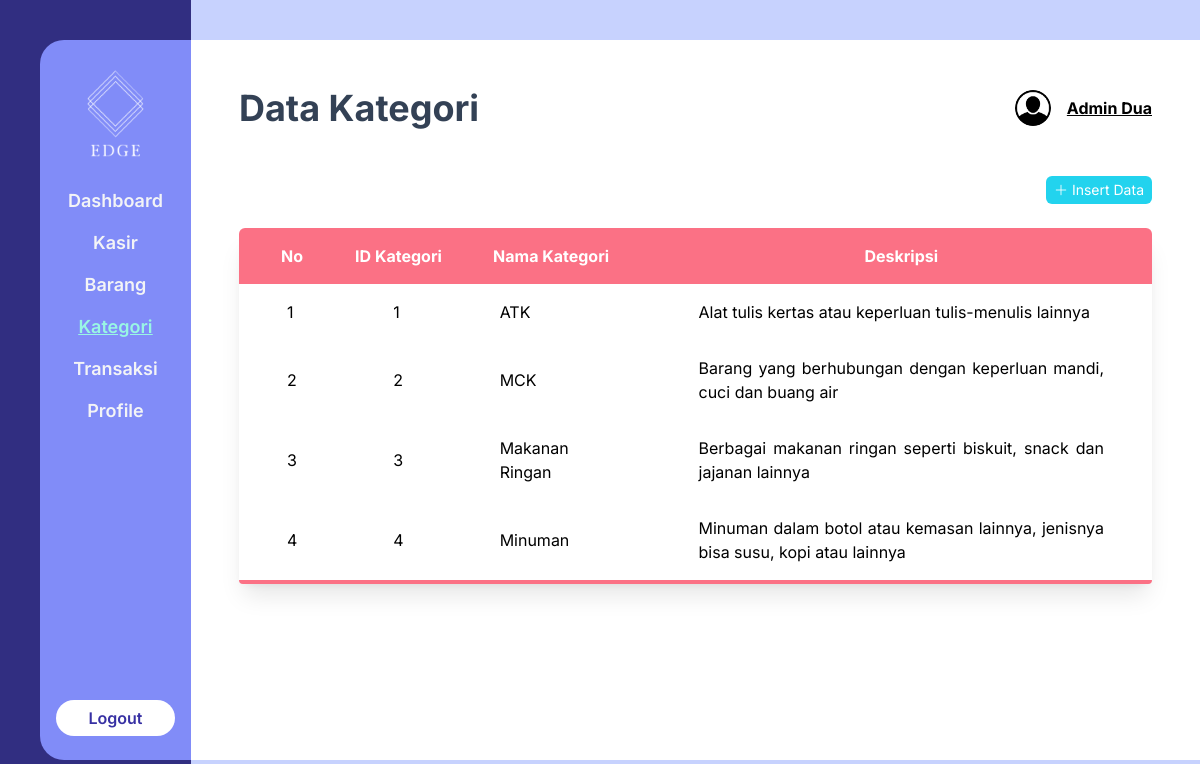
The page /kategori.php (signed in) on the database its author committed.
### tables this page shows
CREATE TABLE `tb_kategori` ( 
    `id_kategori` INT(10) NOT NULL AUTO_INCREMENT , 
    `nama_kategori` VARCHAR(30) NOT NULL , 
    `deskripsi` VARCHAR(200) NOT NULL , 
    PRIMARY KEY (`id_kategori`)
);

### config/functions.php (called while the page is built, shortened)
<?php
$connect = mysqli_connect("localhost", "root", "", "edge-store-db");
function query($query) {
	global $connect;
	$result = mysqli_query($connect, $query);
	$rows = [];
	while( $row = mysqli_fetch_assoc($result) ) {
		$rows[] = $row;
	}
	return $rows;
}
function get_username($username){
	global $connect;
	if($_SESSION["status"] == 'user'){
		$query_username = "SELECT CONCAT(nama_depan, ' ', nama_belakang) FROM tb_profil INNER JOIN tb_user ON tb_profil.id_profil = tb_user.id WHERE username = '$username';";
	}
	else if($_SESSION["status"] == 'admin'){
		$query_username = "SELECT CONCAT(nama_depan, ' ', nama_belakang) FROM tb_admin INNER JOIN tb_user ON tb_admin.id_admin = tb_user.id WHERE username = '$username';";
	}
	$row = mysqli_query($connect, $query_username);
	$result = mysqli_fetch_array($row);
	return $result[0];
}
function get_photos($username){
	global $connect;
	if($_SESSION["status"] == 'user'){
		$query_username = "SELECT gambar FROM tb_profil INNER JOIN tb_user ON tb_profil.id_profil = tb_user.id WHERE username = '$username';";
	}
	else if($_SESSION["status"] == 'admin'){
		$query_username = "SELECT gambar FROM tb_admin INNER JOIN tb_user ON tb_admin.id_admin = tb_user.id WHERE username = '$username';";
	}
	$row = mysqli_query($connect, $query_username);
	$result = mysqli_fetch_array($row);
	return $result[0];
}
?>

### kategori.php (the view, shortened to what this page needs)
<?php
    require 'config/functions.php';
    $kategori = query("SELECT * FROM tb_kategori");
?>
<!DOCTYPE html>
<html lang="en">
    <head>
        <?php include 'header.php'; ?>
    </head>
    <body class="font-[Inter] flex">
        <?php include 'sidebar.php'; ?>
        <div class="content flex basis-11/12 bg-indigo-200 h-screen duration-1000">
            <div class="bg-white min-w-full my-10 overflow-auto">
                <div class="flex mx-12 mt-12">
                    <h1 class="grow text-4xl text-slate-700 font-bold ">Data Kategori</h1>
                    <a href="profile.php" class="flex items-center">
                        <img src="<?php echo get_photos($_SESSION["username"]); ?>" alt="Profile" width="36" class="rounded-full">
                        <span class="ml-4 font-bold underline"><?php echo get_username($_SESSION["username"]); ?></span>
                    </a>
                </div>
                <div class="mr-12 mt-12 mb-6 flex justify-end gap-4">
                    <button id="insertBtn" class="bg-cyan-400 rounded-md py-1 px-2 text-white text-sm"><i class="bi bi-plus-lg"></i>
                        Insert Data
                    </button>
                </div>
                <div class="px-12 border-collapse ">
                    <table class="min-w-full shadow-xl rounded-t-md overflow-hidden">
                        <thead class="bg-rose-400 text-white">
                            <tr>
                                <th class="py-4">No</th>
                                <th class="py-4">ID Kategori</th>
                                <th class="py-4">Nama Kategori</th>
                                <th class="py-4">Deskripsi</th>
                            </tr>
                        </thead>
                        <tbody class="text-justify">
                            <?php $i = 1;?>
                            <?php foreach( $kategori as $row ) : ?>
                                <tr>
                                    <td class="px-12 py-4"><?= $i?></td>
                                    <td class="px-12 py-4"><?= $row["id_kategori"]; ?></td>
                                    <td class="px-12 py-4"><?= $row["nama_kategori"]; ?></td>
                                    <td class="px-12 py-4 "><?= $row["deskripsi"]; ?></td>
                                </tr>
                            <?php $i++; ?>
                            <?php endforeach; ?>
                        </tbody>
                    </table>
                    <div class="bg-rose-400 p-0.5 rounded-b-md"></div>
                </div>
            </div>
        </div>
    </body>
</html>

### rows shown on the page
tb_kategori: id_kategori "1", nama_kategori "ATK", deskripsi "Alat tulis kertas atau keperluan tulis-menulis lainnya"
tb_kategori: id_kategori "2", nama_kategori "MCK", deskripsi "Barang yang berhubungan dengan keperluan mandi, cuci dan buang air"
tb_kategori: id_kategori "3", nama_kategori "Makanan Ringan", deskripsi "Berbagai makanan ringan seperti biskuit, snack dan jajanan lainnya"
tb_kategori: id_kategori "4", nama_kategori "Minuman", deskripsi "Minuman dalam botol atau kemasan lainnya, jenisnya bisa susu, kopi atau lainnya"

### other values the page prints
get_username($_SESSION["username"]) "Admin Dua"
